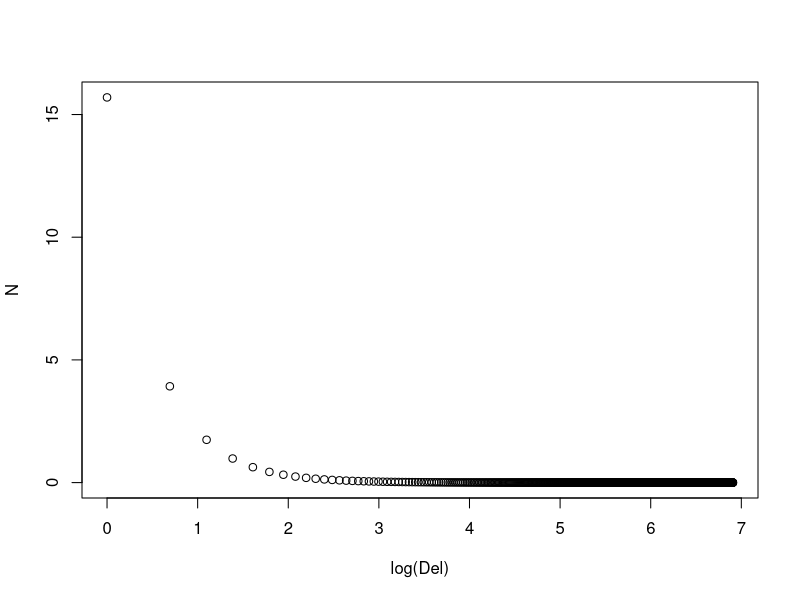
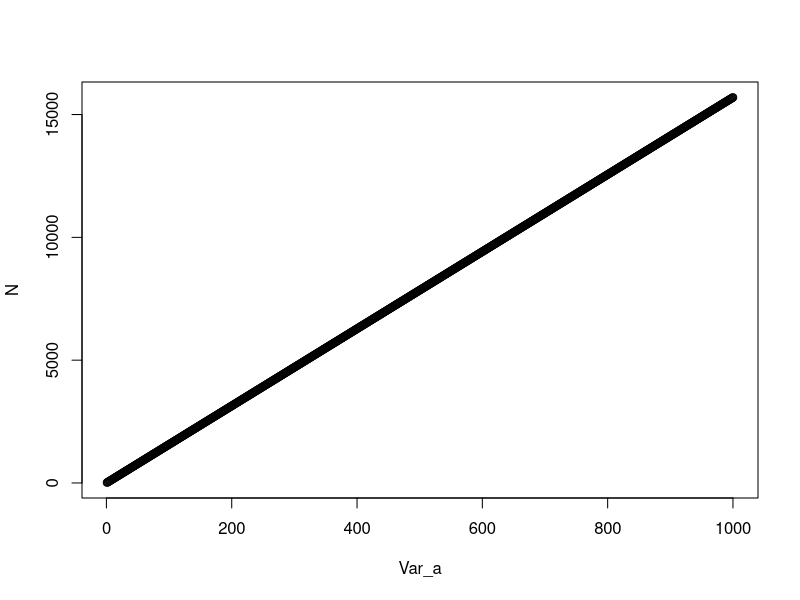

The R script that drew these images, in order:
## ---- chunk 1
# 1st question
power <- 0.8
alpha <- 0.05
z0 <- qnorm(p = 0.975)
z1 <- qnorm(p = 0.2)
n <- 2 * (z0 - z1) ^ 2
n
## ---- chunk 2
# relations between sample size N with delta(effect size)
N <- NULL
Del <- NULL
for(del in c(1:1000)){
  Del <- c(Del,del)
  N <- c(N, (2 * (z0 - z1)^2 / del ^ 2))
}
plot(x = log(Del), y = N)
## ---- chunk 3
# relations between sample size N with variance
Var_a <- NULL
N <- NULL
for(var in c(1:1000)){
  Var_a <- c(Var_a, var)
  N <- c(N, ((2 * var) * (z0 - z1)^2))
}
plot(x = Var_a, y = N)
## ---- chunk 4
# rolling dice
# using chi square test to test if they are fair dices
# test goodness of fitting
p1 <- 1/6
p0 <- 5/6
chisq.test(x = c(48,35,15,3),
           p = c(
                p0 ^ 3, 
                choose(3,1) * p1 * (p0 ^ 2),
                choose(3,2) * (p1 ^ 2) * p0,
                p1 ^ 3
                )
           )
